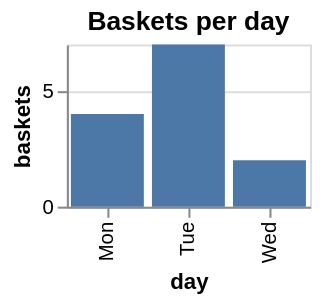

Here is the Vega-Lite specification saved for this chart:
### Vega-Lite specification from a JSON file in a GitHub repository (floating-point values rounded to 4 significant figures)
{"$schema": "https://vega.github.io/schema/vega-lite/v5.json", "title": "Baskets per day", "width": 120, "height": 80, "data": {"values": [{"day": "Mon", "baskets": 4}, {"day": "Tue", "baskets": 7}, {"day": "Wed", "baskets": 2}]}, "mark": "bar", "encoding": {"x": {"field": "day", "type": "nominal", "sort": null}, "y": {"field": "baskets", "type": "quantitative"}}}
